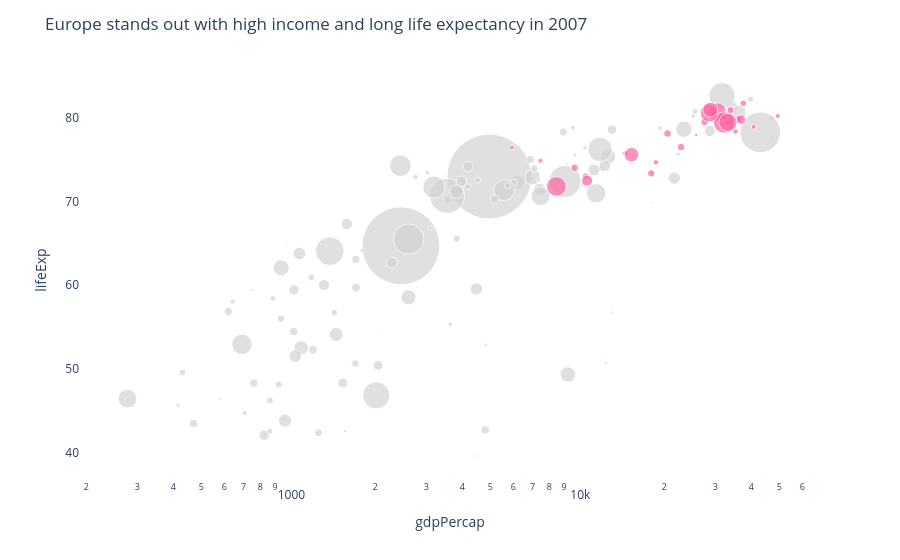

Source (notebook cell):
### Code cell
# Task 2 — Bubble Chart (2007, highlight one continent)
# -----------------------------------------------------

highlight_continent = "Europe"

bubble_df = df[df['year'] == 2007].copy()

# Create highlight vs rest
bubble_df['color_group'] = bubble_df['continent'].apply(
    lambda x: highlight_continent if x == highlight_continent else "Other"
)

fig = px.scatter(
    bubble_df,
    x="gdpPercap",
    y="lifeExp",
    size="pop",
    color="color_group",
    hover_name="country",
    log_x=True,
    size_max=60,
    color_discrete_map={
        highlight_continent: "#fe64a3",
        "Other": "#D3D3D3"
    }
)

# Add annotation for story
fig.add_annotation(
    x=40000,
    y=80,
    text="European countries cluster at high income & high life expectancy",
    showarrow=False,
    font=dict(size=12)
)

fig.update_layout(
    title="Europe stands out with high income and long life expectancy in 2007",
    plot_bgcolor="white",
    paper_bgcolor="white",
    showlegend=False
)

fig.update_xaxes(showgrid=False)
fig.update_yaxes(showgrid=False)

fig.show()

### Figure 1 — Plotly figure (JSON) as saved in the notebook; plotly's stock layout.template omitted (floating-point values rounded to 4 significant figures)
{"data": [{"hovertemplate": "<b>%{hovertext}</b><br><br>color_group=Other<br>gdpPercap=%{x}<br>lifeExp=%{y}<br>pop=%{marker.size}<extra></extra>", "hovertext": ["Afghanistan", "Algeria", "Angola", "Argentina", "Australia", "Bahrain", "Bangladesh", "Benin", "Bolivia", "Botswana", "Brazil", "Burkina Faso", "Burundi", "Cambodia", "Cameroon", "Canada", "Central African Republic", "Chad", "Chile", "China", "Colombia", "Comoros", "Congo, Dem. Rep.", "Congo, Rep.", "Costa Rica", "Cote d'Ivoire", "Cuba", "Djibouti", "Dominican Republic", "Ecuador", "Egypt", "El Salvador", "Equatorial Guinea", "Eritrea", "Ethiopia", "Gabon", "Gambia", "Ghana", "Guatemala", "Guinea", "Guinea-Bissau", "Haiti", "Honduras", "Hong Kong, China", "India", "Indonesia", "Iran", "Iraq", "Israel", "Jamaica", "Japan", "Jordan", "Kenya", "Korea, Dem. Rep.", "Korea, Rep.", "Kuwait", "Lebanon", "Lesotho", "Liberia", "Libya", "Madagascar", "Malawi", "Malaysia", "Mali", "Mauritania", "Mauritius", "Mexico", "Mongolia", "Morocco", "Mozambique", "Myanmar", "Namibia", "Nepal", "New Zealand", "Nicaragua", "Niger", "Nigeria", "Oman", "Pakistan", "Panama", "Paraguay", "Peru", "Philippines", "Puerto Rico", "Reunion", "Rwanda", "Sao Tome and Principe", "Saudi Arabia", "Senegal", "Sierra Leone", "Singapore", "Somalia", "South Africa", "Sri Lanka", "Sudan", "Swaziland", "Syria", "Taiwan", "Tanzania", "Thailand", "Togo", "Trinidad and Tobago", "Tunisia", "Uganda", "United States", "Uruguay", "Venezuela", "Vietnam", "West Bank and Gaza", "Yemen, Rep.", "Zambia", "Zimbabwe"], "legendgroup": "Other", "marker": {"color": "#D3D3D3", "size": [31889923, 33333216, 12420476, 40301927, 20434176, 708573, 150448339, 8078314, 9119152, 1639131, 190010647, 14326203, 8390505, 14131858, 17696293, 33390141, 4369038, 10238807, 16284741, 1318683096, 44227550, 710960, 64606759, 3800610, 4133884, 18013409, 11416987, 496374, 9319622, 13755680, 80264543, 6939688, 551201, 4906585, 76511887, 1454867, 1688359, 22873338, 12572928, 9947814, 1472041, 8502814, 7483763, 6980412, 1110396331, 223547000, 69453570, 27499638, 6426679, 2780132, 127467972, 6053193, 35610177, 23301725, 49044790, 2505559, 3921278, 2012649, 3193942, 6036914, 19167654, 13327079, 24821286, 12031795, 3270065, 1250882, 108700891, 2874127, 33757175, 19951656, 47761980, 2055080, 28901790, 4115771, 5675356, 12894865, 135031164, 3204897, 169270617, 3242173, 6667147, 28674757, 91077287, 3942491, 798094, 8860588, 199579, 27601038, 12267493, 6144562, 4553009, 9118773, 43997828, 20378239, 42292929, 1133066, 19314747, 23174294, 38139640, 65068149, 5701579, 1056608, 10276158, 29170398, 301139947, 3447496, 26084662, 85262356, 4018332, 22211743, 11746035, 12311143], "sizemode": "area", "sizeref": 366300.0, "symbol": "circle"}, "mode": "markers", "name": "Other", "orientation": "v", "showlegend": true, "type": "scatter", "x": [974.6, 6223.0, 4797.0, 12780.0, 34440.0, 29800.0, 1391.0, 1441.0, 3822.0, 12570.0, 9066.0, 1217.0, 430.1, 1714.0, 2042.0, 36320.0, 706.0, 1704.0, 13170.0, 4959.0, 7007.0, 986.1, 277.6, 3633.0, 9645.0, 1545.0, 8948.0, 2082.0, 6025.0, 6873.0, 5581.0, 5728.0, 12150.0, 641.4, 690.8, 13210.0, 752.7, 1328.0, 5186.0, 942.7, 579.2, 1202.0, 3548.0, 39720.0, 2452.0, 3541.0, 11610.0, 4471.0, 25520.0, 7321.0, 31660.0, 4519.0, 1463.0, 1593.0, 23350.0, 47310.0, 10460.0, 1569.0, 414.5, 12060.0, 1045.0, 759.3, 12450.0, 1043.0, 1803.0, 10960.0, 11980.0, 3096.0, 3820.0, 823.7, 944.0, 4811.0, 1091.0, 25190.0, 2749.0, 619.7, 2014.0, 22320.0, 2606.0, 9809.0, 4173.0, 7409.0, 3190.0, 19330.0, 7670.0, 863.1, 1598.0, 21650.0, 1712.0, 862.5, 47140.0, 926.1, 9270.0, 3970.0, 2602.0, 4513.0, 4185.0, 28720.0, 1107.0, 7458.0, 883.0, 18010.0, 7093.0, 1056.0, 42950.0, 10610.0, 11420.0, 2442.0, 3025.0, 2281.0, 1271.0, 469.7], "xaxis": "x", "y": [43.83, 72.3, 42.73, 75.32, 81.23, 75.64, 64.06, 56.73, 65.55, 50.73, 72.39, 52.3, 49.58, 59.72, 50.43, 80.65, 44.74, 50.65, 78.55, 72.96, 72.89, 65.15, 46.46, 55.32, 78.78, 48.33, 78.27, 54.79, 72.23, 74.99, 71.34, 71.88, 51.58, 58.04, 52.95, 56.73, 59.45, 60.02, 70.26, 56.01, 46.39, 60.92, 70.2, 82.21, 64.7, 70.65, 70.96, 59.55, 80.75, 72.57, 82.6, 72.53, 54.11, 67.3, 78.62, 77.59, 71.99, 42.59, 45.68, 73.95, 59.44, 48.3, 74.24, 54.47, 64.16, 72.8, 76.19, 66.8, 71.16, 42.08, 62.07, 52.91, 63.78, 80.2, 72.9, 56.87, 46.86, 75.64, 65.48, 75.54, 71.75, 71.42, 71.69, 78.75, 76.44, 46.24, 65.53, 72.78, 63.06, 42.57, 79.97, 48.16, 49.34, 72.4, 58.56, 39.61, 74.14, 78.4, 52.52, 70.62, 58.42, 69.82, 73.92, 51.54, 78.24, 76.38, 73.75, 74.25, 73.42, 62.7, 42.38, 43.49], "yaxis": "y"}, {"hovertemplate": "<b>%{hovertext}</b><br><br>color_group=Europe<br>gdpPercap=%{x}<br>lifeExp=%{y}<br>pop=%{marker.size}<extra></extra>", "hovertext": ["Albania", "Austria", "Belgium", "Bosnia and Herzegovina", "Bulgaria", "Croatia", "Czech Republic", "Denmark", "Finland", "France", "Germany", "Greece", "Hungary", "Iceland", "Ireland", "Italy", "Montenegro", "Netherlands", "Norway", "Poland", "Portugal", "Romania", "Serbia", "Slovak Republic", "Slovenia", "Spain", "Sweden", "Switzerland", "Turkey", "United Kingdom"], "legendgroup": "Europe", "marker": {"color": "#fe64a3", "size": [3600523, 8199783, 10392226, 4552198, 7322858, 4493312, 10228744, 5468120, 5238460, 61083916, 82400996, 10706290, 9956108, 301931, 4109086, 58147733, 684736, 16570613, 4627926, 38518241, 10642836, 22276056, 10150265, 5447502, 2009245, 40448191, 9031088, 7554661, 71158647, 60776238], "sizemode": "area", "sizeref": 366300.0, "symbol": "circle"}, "mode": "markers", "name": "Europe", "orientation": "v", "showlegend": true, "type": "scatter", "x": [5937.0, 36130.0, 33690.0, 7446.0, 10680.0, 14620.0, 22830.0, 35280.0, 33210.0, 30470.0, 32170.0, 27540.0, 18010.0, 36180.0, 40680.0, 28570.0, 9254.0, 36800.0, 49360.0, 15390.0, 20510.0, 10810.0, 9787.0, 18680.0, 25770.0, 28820.0, 33860.0, 37510.0, 8458.0, 33200.0], "xaxis": "x", "y": [76.42, 79.83, 79.44, 74.85, 73.0, 75.75, 76.49, 78.33, 79.31, 80.66, 79.41, 79.48, 73.34, 81.76, 78.89, 80.55, 74.54, 79.76, 80.2, 75.56, 78.1, 72.48, 74.0, 74.66, 77.93, 80.94, 80.88, 81.7, 71.78, 79.42], "yaxis": "y"}], "layout": {"annotations": [{"font": {"size": 12}, "showarrow": false, "text": "European countries cluster at high income & high life expectancy", "x": 40000, "y": 80}], "legend": {"itemsizing": "constant", "title": {"text": "color_group"}, "tracegroupgap": 0}, "margin": {"t": 60}, "paper_bgcolor": "white", "plot_bgcolor": "white", "showlegend": false, "title": {"text": "Europe stands out with high income and long life expectancy in 2007"}, "xaxis": {"anchor": "y", "domain": [0, 1], "showgrid": false, "title": {"text": "gdpPercap"}, "type": "log"}, "yaxis": {"anchor": "x", "domain": [0, 1], "showgrid": false, "title": {"text": "lifeExp"}}}}
